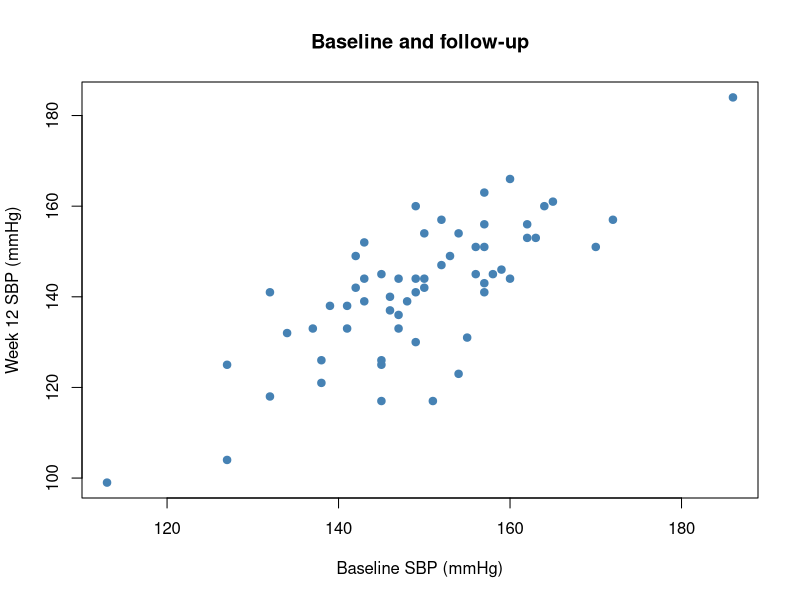
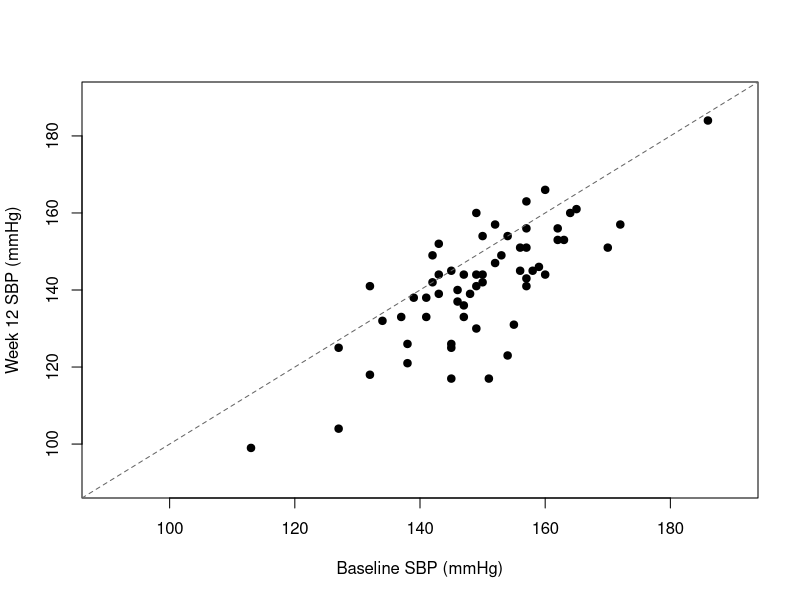
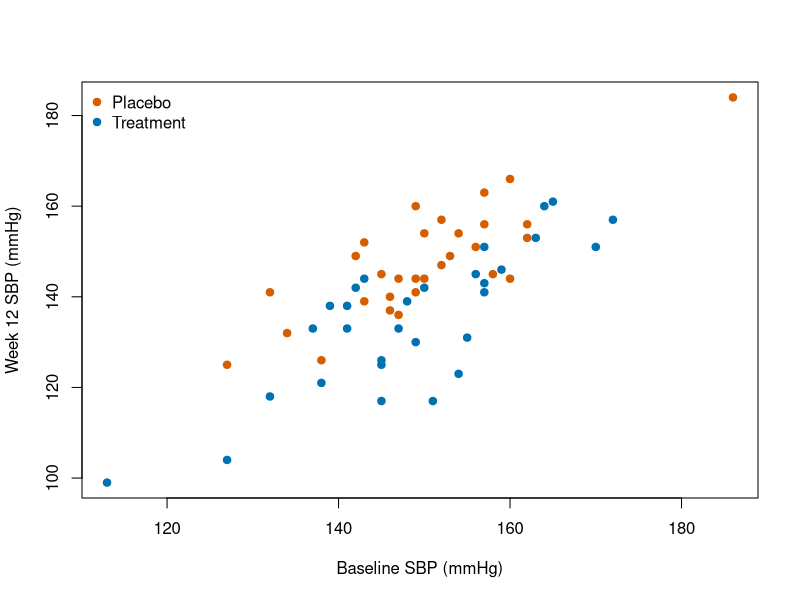
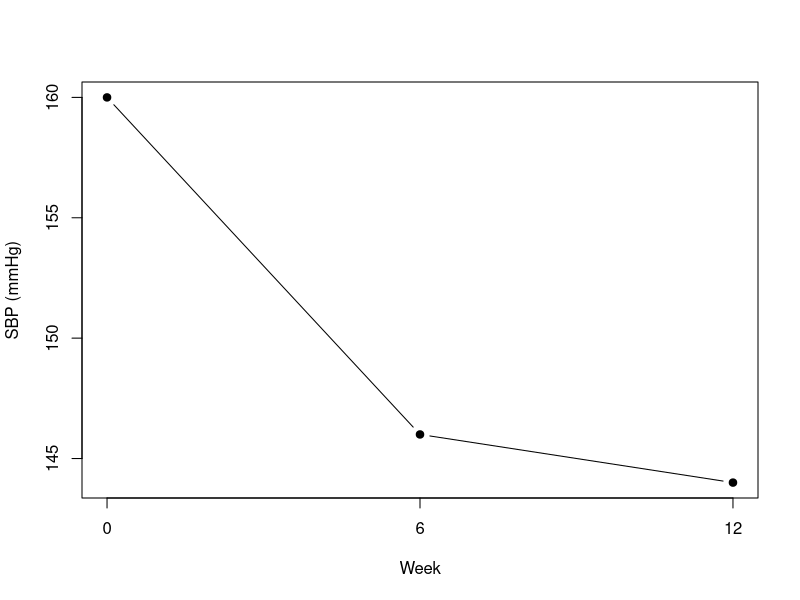
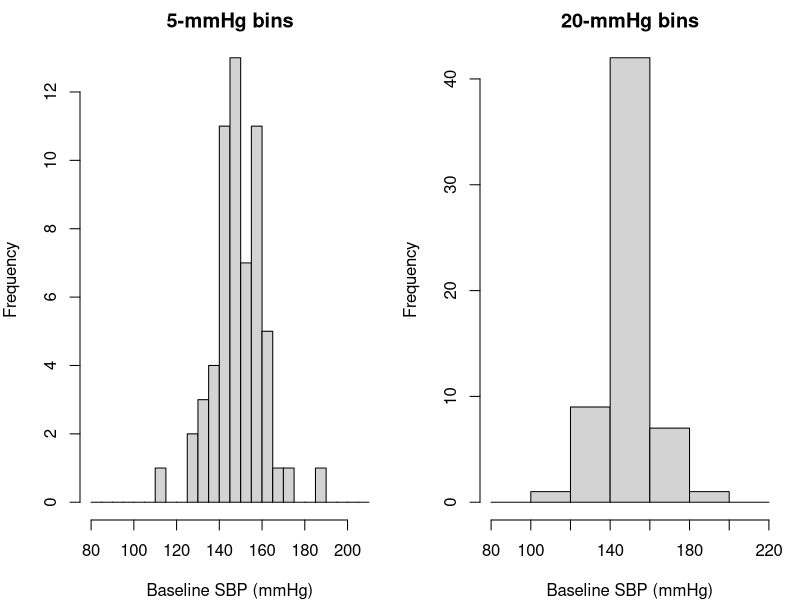
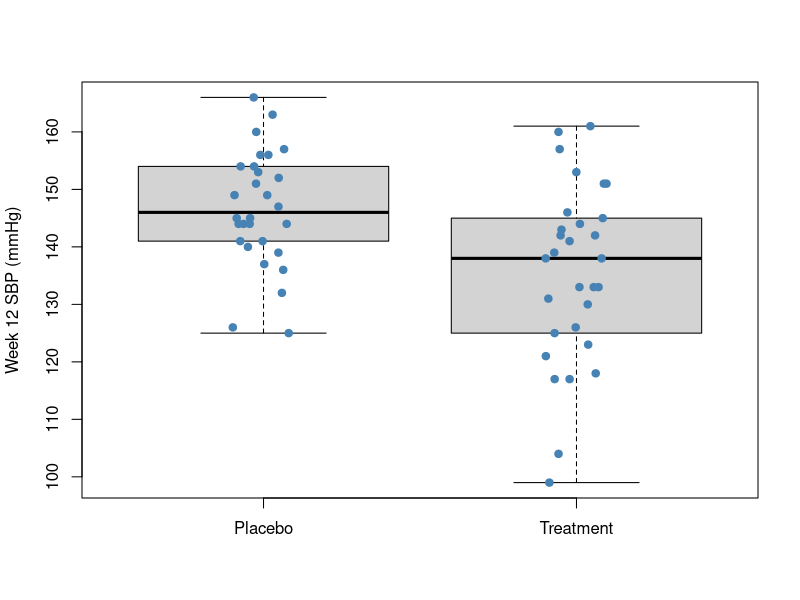
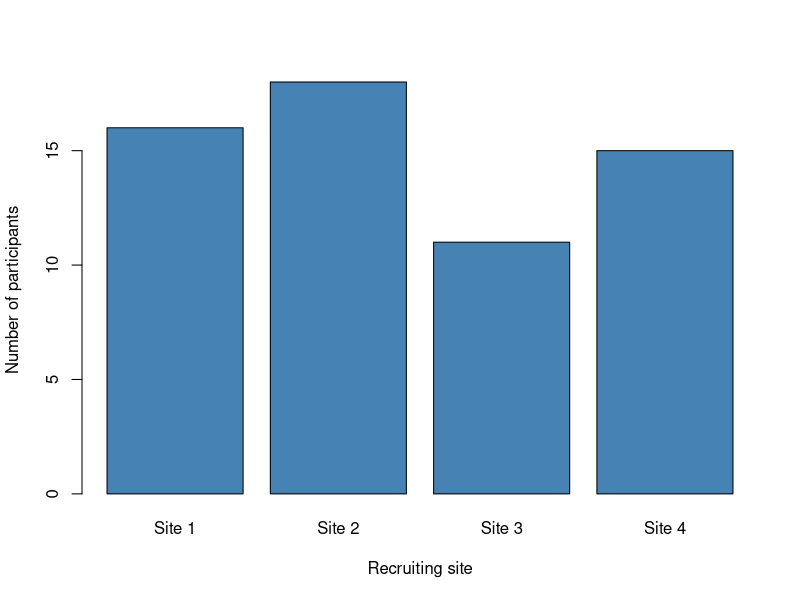
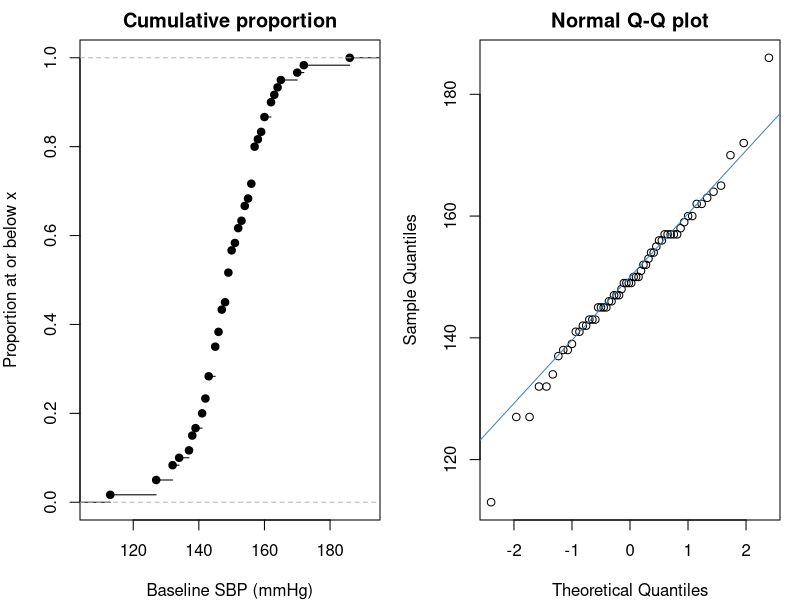

Recreate these plots in R, in order.
## ---- chunk 1
#| label: setup
#| include: false
library(ggplot2)
library(dplyr)
library(knitr)

# Synthetic teaching data for BIOS 6301. Not real patients.
set.seed(6301)
n <- 60
trial <- data.frame(
  id        = sprintf("P%03d", 1:n),
  arm       = rep(c("Placebo", "Treatment"), each = n / 2),
  site      = sample(1:4, n, replace = TRUE),
  age       = round(rnorm(n, 61, 9)),
  sex       = sample(c("F", "M"), n, replace = TRUE),
  weight_kg = round(rnorm(n, 82, 15), 1),
  sbp_0     = round(rnorm(n, 148, 14)),
  stringsAsFactors = FALSE
)
trial$sbp_12 <- round(trial$sbp_0 -
  ifelse(trial$arm == "Treatment", rnorm(n, 14, 8), rnorm(n, 3, 8)))

# Added for this session only, and nothing else is changed:
#   sbp_6  - a middle visit, so a ribbon has somewhere to run
#   crp    - a deliberately right-skewed lab value, for the log-scale slide
#   site_f - site as a labelled factor, so facet strips read as words
trial$sbp_6 <- round(trial$sbp_0 -
  ifelse(trial$arm == "Treatment", rnorm(n, 8, 7), rnorm(n, 2, 7)))
trial$crp    <- round(exp(rnorm(n, 1.1, 0.9)), 2)
trial$site_f <- factor(trial$site, levels = 1:4,
                       labels = paste("Site", 1:4))

# One row per patient-visit, using the reshape from Session 7.
trial_long <- trial |>
  select(id, arm, sbp_0, sbp_6, sbp_12) |>
  tidyr::pivot_longer(starts_with("sbp_"),
                      names_to = "week", names_prefix = "sbp_",
                      values_to = "sbp") |>
  mutate(week = as.numeric(week))
arm_col <- c(Placebo = "#D55E00", Treatment = "#0072B2")

theme_set(theme_minimal(base_size = 14))

# Every figure fills the width of its container; fig-width and fig-height then
# control the aspect ratio and the text size relative to the panel.
knitr::opts_chunk$set(out.width = "100%")
## ---- chunk 2
#| label: base-data-preview
#| echo: false
knitr::kable(head(trial[c("id", "arm", "age", "sbp_0", "sbp_12")], 4))
## ---- chunk 3
#| label: base-scatter-labelled
#| fig-width: 8
#| fig-height: 3
plot(trial$sbp_0, trial$sbp_12,
     xlab = "Baseline SBP (mmHg)",
     ylab = "Week 12 SBP (mmHg)",
     main = "Baseline and follow-up",
     pch = 19, col = "steelblue")
## ---- chunk 4
#| label: base-identity
#| fig-width: 8
#| fig-height: 3
plot(trial$sbp_0, trial$sbp_12,
     xlab = "Baseline SBP (mmHg)", ylab = "Week 12 SBP (mmHg)",
     xlim = c(90, 190), ylim = c(90, 190), pch = 19)
abline(a = 0, b = 1, lty = 2, col = "grey40")
## ---- chunk 5
#| label: base-arm-legend
#| fig-width: 8
#| fig-height: 3
plot(trial$sbp_0, trial$sbp_12, pch = 19,
     col = arm_col[trial$arm],
     xlab = "Baseline SBP (mmHg)", ylab = "Week 12 SBP (mmHg)")
legend("topleft", legend = names(arm_col),
       col = arm_col, pch = 19, bty = "n")
## ---- chunk 6
#| label: base-trajectory
#| fig-width: 8
#| fig-height: 3
weeks <- c(0, 6, 12)
values <- c(trial$sbp_0[1], trial$sbp_6[1], trial$sbp_12[1])
plot(weeks, values, type = "b", pch = 19,
     xlab = "Week", ylab = "SBP (mmHg)", xaxt = "n")
axis(1, at = weeks)
## ---- chunk 7
#| label: base-breaks
#| fig-width: 9
#| fig-height: 3
saved_par <- par(mfrow = c(1, 2), mar = c(4, 4, 2, 1))
hist(trial$sbp_0, breaks = seq(80, 210, 5),
     main = "5-mmHg bins", xlab = "Baseline SBP (mmHg)")
hist(trial$sbp_0, breaks = seq(80, 220, 20),
     main = "20-mmHg bins", xlab = "Baseline SBP (mmHg)")
par(saved_par)
## ---- chunk 8
#| label: base-stripchart
#| fig-width: 8
#| fig-height: 3
boxplot(sbp_12 ~ arm, data = trial, outline = FALSE,
        ylab = "Week 12 SBP (mmHg)", xlab = "")
stripchart(sbp_12 ~ arm, data = trial,
           vertical = TRUE, method = "jitter",
           pch = 19, col = "steelblue", add = TRUE)
## ---- chunk 9
#| label: base-bar-counts
#| fig-width: 8
#| fig-height: 3
site_counts <- table(trial$site_f)
barplot(site_counts, col = "steelblue",
        xlab = "Recruiting site", ylab = "Number of participants")
## ---- chunk 10
#| label: base-ecdf-qq
#| fig-width: 9
#| fig-height: 3
saved_par <- par(mfrow = c(1, 2), mar = c(4, 4, 2, 1))
plot(ecdf(trial$sbp_0), main = "Cumulative proportion",
     xlab = "Baseline SBP (mmHg)", ylab = "Proportion at or below x")
qqnorm(trial$sbp_0, main = "Normal Q-Q plot")
qqline(trial$sbp_0, col = "steelblue")
par(saved_par)
## ---- chunk 11
#| label: base-four
#| fig-width: 9
#| fig-height: 2.8
par(mfrow = c(1, 3), mar = c(4, 4, 2, 1))
hist(trial$sbp_0, main = "hist", xlab = "SBP baseline")
boxplot(sbp_12 ~ arm, data = trial, main = "boxplot", xlab = "")
plot(trial$sbp_0, trial$sbp_12, main = "plot", xlab = "Week 0",
     ylab = "Week 12")
par(mfrow = c(1, 1))
## ---- chunk 12
#| label: base-diagnostic
#| fig-width: 9
#| fig-height: 2.5
par(mfrow = c(1, 4), mar = c(4, 4, 2, 1))
hist(trial$age,       main = "age")
hist(trial$weight_kg, main = "weight_kg")
hist(trial$sbp_0,     main = "sbp_0")
hist(trial$crp,       main = "crp")
par(mfrow = c(1, 1))
## ---- chunk 13
#| label: mvp
#| fig-width: 4.6
#| fig-height: 2.9
ggplot(trial, aes(sbp_0, sbp_12))
## ---- chunk 14
#| label: mvp-plus
#| fig-width: 4.6
#| fig-height: 2.9
ggplot(trial, aes(sbp_0, sbp_12)) +
  geom_point()
## ---- chunk 15
#| label: gg-object
#| fig-width: 8
#| fig-height: 3
p_scatter <- ggplot(trial, aes(sbp_0, sbp_12)) +
  geom_point()
p_scatter + labs(x = "Baseline SBP (mmHg)",
                 y = "Week 12 SBP (mmHg)")
## ---- chunk 16
#| label: aes-inside
#| fig-width: 4.6
#| fig-height: 2.6
ggplot(trial, aes(sbp_0, sbp_12,
                  colour = arm)) +
  geom_point()
## ---- chunk 17
#| label: aes-outside
#| fig-width: 4.6
#| fig-height: 2.6
ggplot(trial, aes(sbp_0, sbp_12)) +
  geom_point(colour = "steelblue")
## ---- chunk 18
#| label: gg-fill-colour
#| fig-width: 8
#| fig-height: 3
ggplot(trial, aes(sbp_0, sbp_12, fill = arm)) +
  geom_point(shape = 21, colour = "black", size = 3) +
  scale_fill_manual(values = arm_col) +
  labs(x = "Baseline SBP (mmHg)", y = "Week 12 SBP (mmHg)")
## ---- chunk 19
#| label: geom-catalogue-data
#| include: false
geom_catalogue <- list(
  points = c(
    geom_point = "One mark at each x/y location",
    geom_jitter = "Points with position offsets to reveal overlap",
    geom_count = "Point area represents the number at an x/y location",
    geom_rug = "Small marks along the plot margins",
    geom_text = "Text from a label variable",
    geom_label = "Text with a background box"),
  paths = c(
    geom_line = "Connect observations in x order within each group",
    geom_path = "Connect observations in their row order",
    geom_step = "Connect observations using steps",
    geom_segment = "Separate segments, with start and end coordinates",
    geom_curve = "Curved connections between endpoints",
    geom_spoke = "Segments specified by angle and length"),
  distributions = c(
    geom_histogram = "Counts or densities in numeric bins",
    geom_freqpoly = "A line through binned frequencies",
    geom_density = "A smooth estimate of a one-variable density",
    geom_dotplot = "Stacked dots in bins",
    geom_boxplot = "Median, quartiles, whiskers, and extreme points",
    geom_violin = "A mirrored density for each group",
    geom_qq = "Sample quantiles against reference quantiles",
    geom_qq_line = "A reference line for a Q-Q display"),
  bars = c(
    geom_bar = "Count records by category by default",
    geom_col = "Draw supplied y values as bar heights",
    geom_area = "Filled region to a baseline, stacked by default",
    geom_ribbon = "Region between supplied ymin and ymax",
    geom_rect = "Rectangles defined by boundary coordinates",
    geom_tile = "Rectangles defined by centres and dimensions",
    geom_raster = "Efficient equal-sized rectangular cells"),
  intervals = c(
    geom_pointrange = "Point estimate and interval",
    geom_linerange = "Interval alone",
    geom_errorbar = "Interval with end caps",
    geom_crossbar = "Central value across an interval box",
    geom_errorbarh = "Older horizontal error-bar interface (deprecated)"),
  fits = c(
    geom_smooth = "Fitted trend with an optional uncertainty band",
    geom_quantile = "Conditional quantile regression lines",
    geom_function = "Evaluate and draw a supplied function",
    geom_abline = "Lines specified by intercept and slope",
    geom_hline = "Horizontal reference lines",
    geom_vline = "Vertical reference lines",
    geom_blank = "Invisible layer, useful for establishing scale ranges"),
  surfaces = c(
    geom_bin_2d = "Counts in rectangular x/y bins",
    geom_hex = "Counts in hexagonal x/y bins",
    geom_density_2d = "Contours of an estimated x/y density",
    geom_density_2d_filled = "Filled regions of an estimated x/y density",
    geom_contour = "Contour lines for supplied grid values z",
    geom_contour_filled = "Filled contour regions for supplied grid values z"),
  maps = c(
    geom_polygon = "Closed shapes from ordered vertices",
    geom_map = "Values joined to a separate map polygon table",
    geom_sf = "Geometry from an sf spatial object",
    geom_sf_text = "Text located using sf geometry",
    geom_sf_label = "Boxed text located using sf geometry"),
  aliases = c(
    geom_bin2d = "Alias of geom_bin_2d",
    geom_density2d = "Alias of geom_density_2d",
    geom_density2d_filled = "Alias of geom_density_2d_filled")
)
exported_geoms <- sort(getNamespaceExports("ggplot2"))
exported_geoms <- exported_geoms[startsWith(exported_geoms, "geom_")]
listed_geoms <- unlist(lapply(geom_catalogue, names), use.names = FALSE)
stopifnot(!anyDuplicated(listed_geoms), setequal(exported_geoms, listed_geoms))
show_geoms <- function(group) {
  entries <- geom_catalogue[[group]]
  knitr::kable(data.frame(
    Function = paste0("`", names(entries), "()`"),
    Purpose = unname(entries)
  ), row.names = FALSE)
}
gallery_pair <- function(left, right) {
  grid::grid.newpage()
  print(left + theme_minimal(base_size = 15),
        vp = grid::viewport(x = 0.25, width = 0.48))
  print(right + theme_minimal(base_size = 15),
        vp = grid::viewport(x = 0.75, width = 0.48))
}
gallery_summary <- trial |>
  group_by(arm) |>
  summarise(m = mean(sbp_12), se = sd(sbp_12) / sqrt(n()),
            .groups = "drop")
gallery_time <- trial_long |>
  group_by(arm, week) |>
  summarise(m = mean(sbp), se = sd(sbp) / sqrt(n()), .groups = "drop")
## ---- chunk 20
#| echo: false
show_geoms("points")
## ---- chunk 21
#| label: gallery-points
#| echo: false
#| fig-width: 10
#| fig-height: 3.8
gallery_pair(
  ggplot(trial, aes(sbp_0, sbp_12, colour = arm)) +
    geom_point() + scale_colour_manual(values = arm_col, guide = "none") +
    labs(title = "geom_point()", x = "Baseline SBP", y = "Week 12 SBP"),
  ggplot(trial, aes(arm, sbp_12, colour = arm)) +
    geom_jitter(width = 0.1, height = 0) +
    scale_colour_manual(values = arm_col, guide = "none") +
    labs(title = "geom_jitter()", x = NULL, y = "Week 12 SBP")
)
## ---- chunk 22
#| echo: false
show_geoms("paths")
## ---- chunk 23
#| label: gallery-lines
#| echo: false
#| fig-width: 10
#| fig-height: 3.8
gallery_pair(
  ggplot(gallery_time, aes(week, m, colour = arm)) +
    geom_line(linewidth = 1) + geom_point(size = 2) +
    scale_colour_manual(values = arm_col, guide = "none") +
    scale_x_continuous(breaks = c(0, 6, 12)) +
    labs(title = "geom_line()", x = "Week", y = "Mean SBP"),
  ggplot(data.frame(day = c(0, 2, 5, 8), dose = c(0, 10, 20, 10)),
         aes(day, dose)) +
    geom_step(linewidth = 1, colour = "#0072B2") +
    labs(title = "geom_step()", x = "Day", y = "Dose (mg)")
)
## ---- chunk 24
#| echo: false
show_geoms("distributions")
## ---- chunk 25
#| label: gallery-distributions
#| echo: false
#| fig-width: 10
#| fig-height: 3.8
gallery_pair(
  ggplot(trial, aes(sbp_0)) +
    geom_histogram(binwidth = 8, fill = "#0072B2", colour = "white") +
    labs(title = "geom_histogram()", x = "Baseline SBP", y = "Count"),
  ggplot(trial, aes(arm, sbp_12, fill = arm)) +
    geom_violin(alpha = 0.4) + geom_boxplot(width = 0.15) +
    scale_fill_manual(values = arm_col, guide = "none") +
    labs(title = "geom_violin() + geom_boxplot()", x = NULL, y = "Week 12 SBP")
)
## ---- chunk 26
#| echo: false
show_geoms("bars")
## ---- chunk 27
#| label: gallery-bars-ribbon
#| echo: false
#| fig-width: 10
#| fig-height: 3.8
gallery_pair(
  ggplot(trial, aes(site_f)) + geom_bar(fill = "#0072B2") +
    labs(title = "geom_bar()", x = NULL, y = "Participants"),
  ggplot(subset(gallery_time, arm == "Treatment"), aes(week, m)) +
    geom_ribbon(aes(ymin = m - 1.96 * se, ymax = m + 1.96 * se),
                fill = "#0072B2", alpha = 0.25) +
    geom_line(colour = "#0072B2", linewidth = 1) +
    scale_x_continuous(breaks = c(0, 6, 12)) +
    labs(title = "geom_ribbon() + geom_line()", x = "Week", y = "Mean SBP")
)
## ---- chunk 28
#| echo: false
show_geoms("intervals")
## ---- chunk 29
#| label: gallery-intervals
#| echo: false
#| fig-width: 10
#| fig-height: 3.8
interval_plot <- ggplot(gallery_summary,
  aes(arm, m, ymin = m - 1.96 * se, ymax = m + 1.96 * se)) +
  labs(x = NULL, y = "Mean week 12 SBP")
gallery_pair(
  interval_plot + geom_pointrange(colour = "#0072B2") +
    labs(title = "geom_pointrange()"),
  interval_plot + geom_errorbar(width = 0.15, colour = "#0072B2") +
    geom_point(size = 2, colour = "#0072B2") +
    labs(title = "geom_errorbar() + geom_point()")
)
## ---- chunk 30
#| echo: false
show_geoms("fits")
## ---- chunk 31
#| label: gallery-fits
#| echo: false
#| fig-width: 10
#| fig-height: 3.8
relationship <- ggplot(trial, aes(sbp_0, sbp_12)) +
  geom_point(alpha = 0.55) + labs(x = "Baseline SBP", y = "Week 12 SBP")
gallery_pair(
  relationship + geom_smooth(method = "lm", colour = "#0072B2") +
    labs(title = 'geom_smooth(method = "lm")'),
  relationship + geom_abline(intercept = 0, slope = 1,
                              linetype = 2, colour = "#D55E00") +
    labs(title = "geom_abline()")
)
## ---- chunk 32
#| echo: false
show_geoms("surfaces")
## ---- chunk 33
#| label: gallery-surfaces
#| echo: false
#| fig-width: 10
#| fig-height: 3.8
surface_grid <- expand.grid(x = seq_len(nrow(volcano)),
                            y = seq_len(ncol(volcano)))
surface_grid$z <- as.vector(volcano)
gallery_pair(
  ggplot(trial, aes(sbp_0, sbp_12)) +
    geom_bin_2d(bins = 8) + scale_fill_viridis_c() +
    labs(title = "geom_bin_2d()", x = "Baseline SBP", y = "Week 12 SBP",
         fill = "Count"),
  ggplot(surface_grid, aes(x, y, z = z)) +
    geom_contour(colour = "#0072B2") + coord_equal() +
    labs(title = "geom_contour()", x = "Grid column", y = "Grid row")
)
## ---- chunk 34
#| echo: false
show_geoms("maps")
## ---- chunk 35
#| label: gallery-polygons
#| echo: false
#| fig-width: 9
#| fig-height: 3.4
regions <- data.frame(
  region = rep(c("A", "B"), each = 4),
  x = c(0, 2, 2, 0, 2, 4, 4, 2), y = c(0, 0, 2, 3, 0, 1, 3, 2)
)
ggplot(regions, aes(x, y, group = region, fill = region)) +
  geom_polygon(colour = "white", linewidth = 1) +
  coord_equal() + scale_fill_manual(values = c(A = "#0072B2", B = "#E69F00")) +
  labs(title = "geom_polygon(): two synthetic regions", x = NULL, y = NULL) +
  theme_void(base_size = 17)
## ---- chunk 36
#| echo: false
show_geoms("aliases")
## ---- chunk 37
#| label: geom-hist
#| fig-width: 4.6
#| fig-height: 2.6
ggplot(trial, aes(sbp_0)) +
  geom_histogram(binwidth = 8,
                 fill = "grey35")
## ---- chunk 38
#| label: geom-density
#| fig-width: 4.6
#| fig-height: 2.6
ggplot(trial, aes(sbp_0)) +
  geom_density(fill = "grey80")
## ---- chunk 39
#| label: geom-box
#| fig-width: 4.6
#| fig-height: 2.6
ggplot(trial, aes(arm, sbp_12)) +
  geom_boxplot(width = 0.5)
## ---- chunk 40
#| label: geom-violin
#| fig-width: 4.6
#| fig-height: 2.6
ggplot(trial, aes(arm, sbp_12)) +
  geom_violin(fill = "grey85")
## ---- chunk 41
#| label: geom-jitter
#| fig-width: 9
#| fig-height: 2.9
ggplot(trial, aes(arm, sbp_12)) +
  geom_boxplot(width = 0.45, outlier.shape = NA) +
  geom_jitter(width = 0.12, alpha = 0.7, size = 2)
## ---- chunk 42
#| label: gg-reproducible-jitter
#| fig-width: 8
#| fig-height: 3
ggplot(trial, aes(arm, sbp_12)) +
  geom_point(position = position_jitter(width = 0.12,
                                        height = 0, seed = 6301),
             alpha = 0.6) +
  labs(x = NULL, y = "Week 12 SBP (mmHg)")
## ---- chunk 43
#| label: gg-count-table
#| echo: false
counts <- trial |> count(arm)
knitr::kable(counts)
## ---- chunk 44
#| label: geom-bar
#| fig-width: 9
#| fig-height: 2.7
ggplot(trial, aes(site_f, fill = sex)) +
  geom_bar(position = "dodge")
## ---- chunk 45
#| label: geom-pointrange
#| fig-width: 9
#| fig-height: 2.6
by_arm <- trial |>
  group_by(arm) |>
  summarise(mean_sbp = mean(sbp_12),
            se = sd(sbp_12) / sqrt(n()))

ggplot(by_arm, aes(arm, mean_sbp)) +
  geom_pointrange(aes(ymin = mean_sbp - 1.96 * se,
                      ymax = mean_sbp + 1.96 * se))
## ---- chunk 46
#| label: gg-separate-data
#| fig-width: 8
#| fig-height: 3
ggplot(trial, aes(arm, sbp_12)) +
  geom_point(position = position_jitter(width = 0.1, height = 0,
                                        seed = 6301), alpha = 0.3) +
  geom_point(data = by_arm, aes(x = arm, y = mean_sbp),
             inherit.aes = FALSE, shape = 18, size = 5,
             colour = "#0072B2")
## ---- chunk 47
#| label: geom-smooth
#| fig-width: 9
#| fig-height: 2.8
ggplot(trial, aes(age, sbp_12, colour = arm)) +
  geom_point(alpha = 0.7) +
  geom_smooth(method = "lm", se = TRUE, alpha = 0.15)
## ---- chunk 48
#| label: gg-layer-mapping
#| fig-width: 8
#| fig-height: 3
ggplot(trial, aes(sbp_0, sbp_12)) +
  geom_point(aes(colour = arm)) +
  geom_smooth(method = "lm", se = FALSE, colour = "black") +
  scale_colour_manual(values = arm_col)
## ---- chunk 49
#| label: gg-long-preview
#| echo: false
knitr::kable(head(trial_long, 3))
## ---- chunk 50
#| label: participant-lines
#| fig-width: 7
#| fig-height: 4
p_lines <- ggplot(trial_long,
                  aes(week, sbp, group = id)) +
  geom_line(alpha = 0.3) +
  scale_x_continuous(breaks = c(0, 6, 12)) +
  labs(x = "Week", y = "SBP (mmHg)")
p_lines
## ---- chunk 51
#| label: facets-arm
#| fig-width: 7
#| fig-height: 4
p_lines + facet_wrap(~ arm, nrow = 1)
## ---- chunk 52
#| label: facets-grid
#| fig-width: 8
#| fig-height: 4.6
ggplot(trial, aes(sbp_0, sbp_12)) +
  geom_point() +
  facet_grid(arm ~ site_f) +
  labs(x = "Baseline SBP (mmHg)",
       y = "Week 12 SBP (mmHg)")
## ---- chunk 53
#| label: facets-fixed
#| echo: false
#| fig-width: 5.5
#| fig-height: 3.7
p_lines + facet_wrap(~ arm) + labs(title = "Fixed: compare SBP levels")
## ---- chunk 54
#| label: facets-free
#| echo: false
#| fig-width: 5.5
#| fig-height: 3.7
p_lines + facet_wrap(~ arm, scales = "free_y") +
  labs(title = "Free y: inspect each arm")
## ---- chunk 55
#| label: mean-trajectories
#| fig-width: 7
#| fig-height: 4
by_week <- trial_long |>
  group_by(arm, week) |>
  summarise(m = mean(sbp),
            se = sd(sbp) / sqrt(n()),
            .groups = "drop")
ggplot(by_week, aes(week, m)) +
  geom_ribbon(aes(ymin = m - 1.96 * se,
                  ymax = m + 1.96 * se),
              fill = "grey75") +
  geom_line() + facet_wrap(~ arm) +
  scale_x_continuous(breaks = c(0, 6, 12)) +
  labs(x = "Week", y = "Mean SBP (mmHg)")
## ---- chunk 56
#| label: scale-visit-ticks
#| fig-width: 7
#| fig-height: 4
p_visit <- ggplot(filter(by_week, arm == "Placebo"),
                  aes(week, m)) +
  geom_line() + geom_point() +
  labs(y = "Mean SBP (mmHg)", title = "Placebo arm")
p_visit +
  scale_x_continuous(
    name = "Study visit",
    breaks = c(0, 6, 12),
    labels = c("Baseline", "Week 6", "Week 12"))
## ---- chunk 57
#| label: scale-category-order
#| fig-width: 7
#| fig-height: 4
ggplot(trial, aes(arm, sbp_12)) +
  geom_boxplot() +
  scale_x_discrete(
    limits = c("Treatment", "Placebo"),
    labels = c(Treatment = "Active treatment",
               Placebo = "Placebo")) +
  labs(x = NULL, y = "Week 12 SBP (mmHg)")
## ---- chunk 58
#| label: crp-plot-object
#| include: false
p_crp <- ggplot(trial, aes(arm, crp)) +
  geom_point(position = position_jitter(width = 0.12, height = 0, seed = 8)) +
  labs(x = NULL, y = "CRP (synthetic marker)")
## ---- chunk 59
#| label: crp-linear
#| echo: false
#| fig-width: 5
#| fig-height: 3.3
p_crp + labs(title = "Linear axis")
## ---- chunk 60
#| label: crp-logarithmic
#| echo: false
#| fig-width: 5
#| fig-height: 3.3
p_crp + scale_y_log10(breaks = c(0.3, 1, 3, 10, 30)) +
  labs(title = "Log10 axis")
## ---- chunk 61
#| label: zoom-coordinates
#| echo: false
#| fig-width: 5
#| fig-height: 3.6
p_box <- ggplot(trial, aes(arm, sbp_12)) + geom_boxplot() +
  labs(x = NULL, y = "Week 12 SBP (mmHg)")
p_box + coord_cartesian(ylim = c(120, 160)) +
  labs(title = "A: coordinate zoom")
## ---- chunk 62
#| label: zoom-scale-limits
#| echo: false
#| fig-width: 5
#| fig-height: 3.6
p_box + scale_y_continuous(limits = c(120, 160)) +
  labs(title = "B: scale limits")
## ---- chunk 63
#| label: color-fill-demonstration
#| fig-width: 7
#| fig-height: 4
ggplot(trial, aes(arm, sbp_12, fill = arm)) +
  geom_boxplot(color = "grey25") +
  labs(x = NULL, y = "Week 12 SBP (mmHg)",
       fill = "Randomized arm")
## ---- chunk 64
#| label: color-manual-example
#| fig-width: 7
#| fig-height: 4
arm_colors <- c(Placebo = "#D55E00",
                Treatment = "#0072B2")
ggplot(trial, aes(sbp_0, sbp_12,
                  color = arm)) +
  geom_point(size = 2) +
  scale_color_manual(
    values = arm_colors,
    name = "Randomized arm") +
  labs(x = "Baseline SBP (mmHg)",
       y = "Week 12 SBP (mmHg)")
## ---- chunk 65
#| label: fill-manual-example
#| fig-width: 7
#| fig-height: 4
ggplot(trial, aes(arm, sbp_12, fill = arm)) +
  geom_boxplot(color = "grey25") +
  scale_fill_manual(
    values = arm_colors,
    guide = "none") +
  labs(x = NULL, y = "Week 12 SBP (mmHg)")
## ---- chunk 66
#| label: continuous-color-example
#| fig-width: 7
#| fig-height: 4
ggplot(trial, aes(sbp_0, sbp_12,
                  color = age)) +
  geom_point(size = 2.5) +
  scale_color_viridis_c(name = "Age (years)") +
  labs(x = "Baseline SBP (mmHg)",
       y = "Week 12 SBP (mmHg)")
## ---- chunk 67
#| label: fill-continuous-example
#| fig-width: 7
#| fig-height: 4
site_summary <- trial |>
  group_by(site_f, arm) |>
  summarise(mean_sbp = mean(sbp_12),
            .groups = "drop")
ggplot(site_summary,
       aes(arm, site_f, fill = mean_sbp)) +
  geom_tile(color = "white") +
  scale_fill_viridis_c(
    name = "Mean SBP\n(mmHg)") +
  labs(x = NULL, y = NULL)
## ---- chunk 68
#| label: diverging-color-example
#| fig-width: 7
#| fig-height: 4
ggplot(trial, aes(sbp_0, sbp_12,
                  color = sbp_12 - sbp_0)) +
  geom_point(size = 2.8) +
  scale_color_gradient2(
    low = "#2166AC", mid = "grey90",
    high = "#B35806", midpoint = 0,
    name = "Change\n(mmHg)") +
  labs(x = "Baseline SBP (mmHg)",
       y = "Week 12 SBP (mmHg)")
## ---- chunk 69
#| label: accessible-color-example
#| fig-width: 7
#| fig-height: 4
ggplot(trial,
       aes(sbp_0, sbp_12,
           color = arm, shape = arm)) +
  geom_point(size = 2.5) +
  scale_color_manual(
    values = arm_colors,
    name = "Randomized arm") +
  labs(shape = "Randomized arm",
       x = "Baseline SBP (mmHg)",
       y = "Week 12 SBP (mmHg)")
## ---- chunk 70
#| label: critique-before
#| echo: false
#| fig-width: 9
#| fig-height: 3.8
p_bad <- ggplot(by_arm, aes(arm, mean_sbp, fill = arm)) +
  geom_col(width = 0.65) +
  coord_cartesian(ylim = c(128, 146)) +
  labs(title = "SBP results", x = "Group", y = "SBP")
p_bad
## ---- chunk 71
#| label: critique-after
#| echo: false
#| fig-width: 9
#| fig-height: 4
p_revised <- ggplot(trial, aes(arm, sbp_12)) +
  geom_point(position = position_jitter(width = 0.12, height = 0, seed = 8),
             alpha = 0.55, color = "grey45") +
  geom_pointrange(data = by_arm,
                 aes(y = mean_sbp, ymin = mean_sbp - 1.96 * se,
                     ymax = mean_sbp + 1.96 * se),
                 color = "#0072B2", linewidth = 0.8) +
  labs(x = NULL, y = "Week 12 SBP (mmHg)",
       title = "Week 12 SBP by randomized arm",
       subtitle = "Synthetic data; 30 participants per arm",
       caption = "Grey points: participants. Blue: mean and approximate 95% CI for each arm mean.") +
  theme_minimal(base_size = 13)
p_revised
## ---- chunk 72
#| label: direct-label-revised
#| fig-width: 7
#| fig-height: 4
ggplot(by_week, aes(week, m, color = arm)) +
  geom_line() +
  geom_text(data = filter(by_week, week == 12),
            aes(x = 12.5, label = arm),
            hjust = 0, show.legend = FALSE) +
  scale_color_manual(values = arm_colors,
                     guide = "none") +
  scale_x_continuous(breaks = c(0, 6, 12)) +
  coord_cartesian(xlim = c(0, 18)) +
  labs(x = "Week", y = "Mean SBP (mmHg)")
## ---- chunk 73
#| label: theme-grey-example
#| echo: false
#| fig-width: 5.5
#| fig-height: 3.3
p_theme <- ggplot(trial, aes(arm, sbp_12)) + geom_boxplot() +
  labs(x = NULL, y = "Week 12 SBP (mmHg)")
p_theme + theme_grey(base_size = 13) + labs(title = "A complete theme")
## ---- chunk 74
#| label: theme-focused-example
#| echo: false
#| fig-width: 5.5
#| fig-height: 3.3
p_theme + theme_minimal(base_size = 13) +
  theme(panel.grid.major.x = element_blank(),
        panel.grid.minor = element_blank()) +
  labs(title = "Fewer grid lines")
## ---- chunk 75
#| label: publication
#| fig-width: 7
#| fig-height: 4
p_final <- ggplot(trial, aes(arm, sbp_12)) +
  geom_jitter(width = 0.12, height = 0, alpha = 0.45, colour = "grey40") +
  geom_pointrange(data = by_arm,
                  aes(y = mean_sbp,
                      ymin = mean_sbp - 1.96 * se,
                      ymax = mean_sbp + 1.96 * se),
                  colour = "#0072B2") +
  labs(x = NULL, y = "SBP at 12 weeks (mmHg)",
       caption = "Points: participants; mean and approximate 95% CI.\nn = 30 per arm.") +
  theme_minimal(base_size = 13)
p_final
